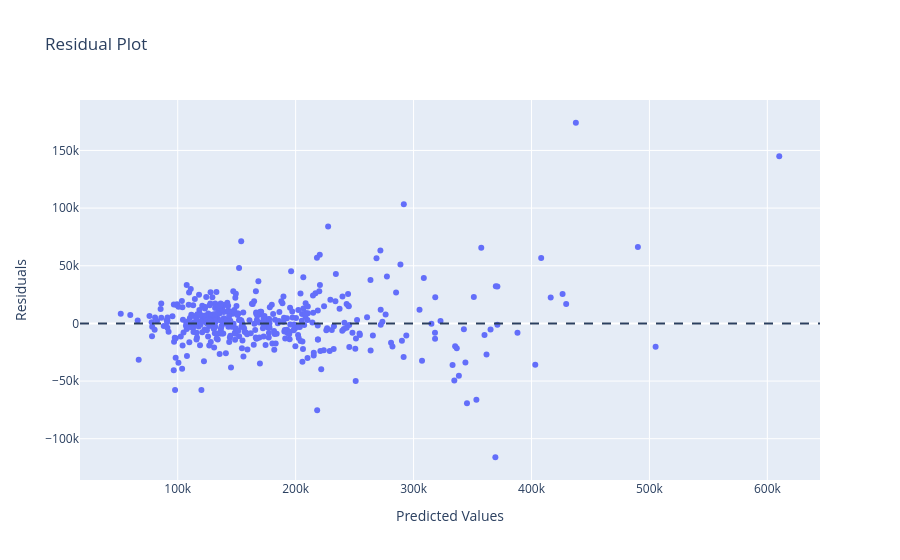

Source (notebook cell):
### Code cell
residuals = y_test_actual - y_pred_actual

import plotly.graph_objects as go 
fig = go.Figure()


fig.add_trace(
    go.Scatter(
        x=y_pred_actual,
        y=residuals,
        mode="markers"
    )
)

fig.update_layout(
    title="Residual Plot",
    xaxis_title="Predicted Values",
    yaxis_title="Residuals"
)

fig.add_hline(y=0, line_dash="dash")

fig.show()

### Figure 1 — Plotly figure (JSON) as saved in the notebook; plotly's stock layout.template omitted (floating-point values rounded to 4 significant figures; data arrays with more than 128 entries replaced by an {"elided": "..."} marker saying what was removed)
{"data": [{"mode": "markers", "type": "scatter", "x": {"elided": "438 float values"}, "y": {"elided": "438 float values"}}], "layout": {"shapes": [{"line": {"dash": "dash"}, "type": "line", "x0": 0, "x1": 1, "xref": "x domain", "y0": 0, "y1": 0, "yref": "y"}], "title": {"text": "Residual Plot"}, "xaxis": {"title": {"text": "Predicted Values"}}, "yaxis": {"title": {"text": "Residuals"}}}}
